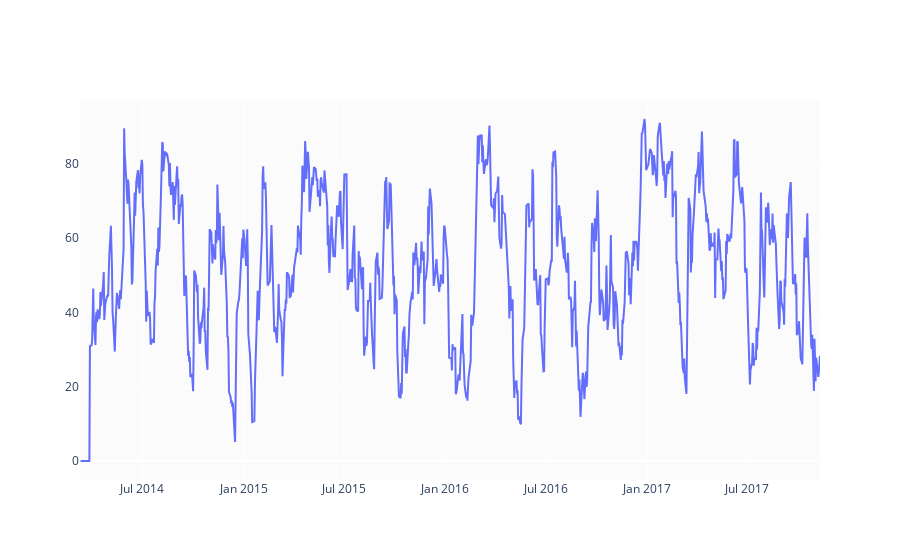

The code cell stored with this chart in its notebook:
### Markdown cell above
#### Relative Strength Index

I'll add RSI indicator to predict whether a stock is overbought/oversold.

### Code cell
def relative_strength_idx(df, n=14):
    close = df['Close']
    delta = close.diff()
    delta = delta[1:]
    pricesUp = delta.copy()
    pricesDown = delta.copy()
    pricesUp[pricesUp < 0] = 0
    pricesDown[pricesDown > 0] = 0
    rollUp = pricesUp.rolling(n).mean()
    rollDown = pricesDown.abs().rolling(n).mean()
    rs = rollUp / rollDown
    
    rsi = 100.0 - (100.0 / (1.0 + rs))
    return rsi

df['RSI'] = relative_strength_idx(df).fillna(0)

fig = go.Figure(go.Scatter(x=df.Date, y=df.RSI, name='RSI'))
fig.show()

### Figure 1 — Plotly figure (JSON) as saved in the notebook; plotly's stock layout.template omitted (floating-point values rounded to 4 significant figures; data arrays with more than 128 entries replaced by an {"elided": "..."} marker saying what was removed)
{"data": [{"name": "RSI", "type": "scatter", "x": {"elided": "929 str values"}, "y": {"elided": "929 float values"}}], "layout": {}}
